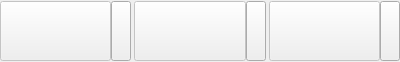
<?xml version="1.0" encoding="UTF-8"?>
<ui version="4.0">
 <class>PlayControlsWidget</class>
 <widget class="QWidget" name="PlayControlsWidget">
  <property name="geometry">
   <rect>
    <x>0</x>
    <y>0</y>
    <width>400</width>
    <height>62</height>
   </rect>
  </property>
  <property name="maximumSize">
   <size>
    <width>16777215</width>
    <height>62</height>
   </size>
  </property>
  <property name="windowTitle">
   <string>Form</string>
  </property>
  <layout class="QHBoxLayout" name="horizontalLayout_4">
   <property name="spacing">
    <number>3</number>
   </property>
   <property name="leftMargin">
    <number>0</number>
   </property>
   <property name="topMargin">
    <number>0</number>
   </property>
   <property name="rightMargin">
    <number>0</number>
   </property>
   <property name="bottomMargin">
    <number>0</number>
   </property>
   <item>
    <layout class="QHBoxLayout" name="horizontalLayout">
     <property name="spacing">
      <number>0</number>
     </property>
     <item>
      <widget class="QPushButton" name="startButton">
       <property name="enabled">
        <bool>false</bool>
       </property>
       <property name="minimumSize">
        <size>
         <width>0</width>
         <height>60</height>
        </size>
       </property>
       <property name="toolTip">
        <string>Start</string>
       </property>
       <property name="text">
        <string/>
       </property>
       <property name="icon">
        <iconset resource="PlayControlsWidget.qrc">
         <normaloff>:/PlayControlsWidget/start</normaloff>:/PlayControlsWidget/start</iconset>
       </property>
       <property name="iconSize">
        <size>
         <width>48</width>
         <height>48</height>
        </size>
       </property>
      </widget>
     </item>
     <item>
      <widget class="QPushButton" name="startMoreButton">
       <property name="minimumSize">
        <size>
         <width>0</width>
         <height>60</height>
        </size>
       </property>
       <property name="maximumSize">
        <size>
         <width>20</width>
         <height>16777215</height>
        </size>
       </property>
       <property name="text">
        <string/>
       </property>
       <property name="autoDefault">
        <bool>false</bool>
       </property>
       <property name="default">
        <bool>false</bool>
       </property>
       <property name="flat">
        <bool>false</bool>
       </property>
      </widget>
     </item>
    </layout>
   </item>
   <item>
    <layout class="QHBoxLayout" name="horizontalLayout_2">
     <property name="spacing">
      <number>0</number>
     </property>
     <item>
      <widget class="QPushButton" name="pauseButton">
       <property name="enabled">
        <bool>false</bool>
       </property>
       <property name="minimumSize">
        <size>
         <width>0</width>
         <height>60</height>
        </size>
       </property>
       <property name="toolTip">
        <string>Pause</string>
       </property>
       <property name="text">
        <string/>
       </property>
       <property name="icon">
        <iconset resource="PlayControlsWidget.qrc">
         <normaloff>:/PlayControlsWidget/pause</normaloff>:/PlayControlsWidget/pause</iconset>
       </property>
       <property name="iconSize">
        <size>
         <width>48</width>
         <height>48</height>
        </size>
       </property>
      </widget>
     </item>
     <item>
      <widget class="QPushButton" name="pauseMoreButton">
       <property name="minimumSize">
        <size>
         <width>0</width>
         <height>60</height>
        </size>
       </property>
       <property name="maximumSize">
        <size>
         <width>20</width>
         <height>16777215</height>
        </size>
       </property>
       <property name="text">
        <string/>
       </property>
      </widget>
     </item>
    </layout>
   </item>
   <item>
    <layout class="QHBoxLayout" name="horizontalLayout_3">
     <property name="spacing">
      <number>0</number>
     </property>
     <item>
      <widget class="QPushButton" name="stopButton">
       <property name="enabled">
        <bool>false</bool>
       </property>
       <property name="minimumSize">
        <size>
         <width>0</width>
         <height>60</height>
        </size>
       </property>
       <property name="toolTip">
        <string>Stop</string>
       </property>
       <property name="text">
        <string/>
       </property>
       <property name="icon">
        <iconset resource="PlayControlsWidget.qrc">
         <normaloff>:/PlayControlsWidget/stop</normaloff>:/PlayControlsWidget/stop</iconset>
       </property>
       <property name="iconSize">
        <size>
         <width>48</width>
         <height>48</height>
        </size>
       </property>
      </widget>
     </item>
     <item>
      <widget class="QPushButton" name="stopMoreButton">
       <property name="minimumSize">
        <size>
         <width>0</width>
         <height>60</height>
        </size>
       </property>
       <property name="maximumSize">
        <size>
         <width>20</width>
         <height>16777215</height>
        </size>
       </property>
       <property name="text">
        <string/>
       </property>
      </widget>
     </item>
    </layout>
   </item>
  </layout>
 </widget>
 <resources>
  <include location="PlayControlsWidget.qrc"/>
 </resources>
 <connections/>
</ui>
